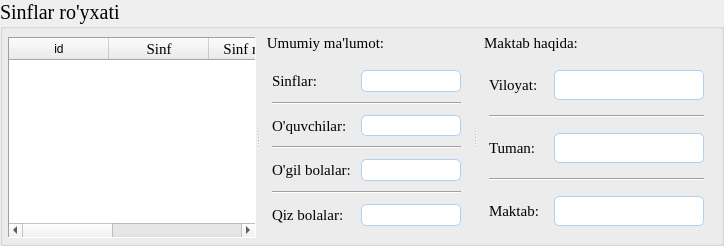
            <widget class="QGroupBox" name="groupBox_2">
             <property name="maximumSize">
              <size>
               <width>16777215</width>
               <height>246</height>
              </size>
             </property>
             <property name="font">
              <font>
               <family>Times New Roman</family>
               <pointsize>15</pointsize>
              </font>
             </property>
             <property name="styleSheet">
              <string notr="true">QGroupBox#groupBox_2{
    margin-top: 1.3em;
 border: 1px solid #7cd0ef;
border-radius: 10px;
background-color: rgb(250, 250, 250);
}

QGroupBox::title#groupBox_2{
subcontrol-position: top center;
subcontrol-origin: margin;
padding: 1px 5px 0 5px;
background-color: rgb(250, 250, 250);
border-radius: 10px;
border: 1px solid #7cd0ef;
border-bottom: none;
border-bottom-left-radius: 5px;
border-bottom-right-radius: 5px;
}
</string>
             </property>
             <property name="title">
              <string>Sinflar ro'yxati</string>
             </property>
             <layout class="QGridLayout" name="gridLayout_5">
              <property name="leftMargin">
               <number>5</number>
              </property>
              <property name="topMargin">
               <number>8</number>
              </property>
              <property name="rightMargin">
               <number>5</number>
              </property>
              <property name="bottomMargin">
               <number>5</number>
              </property>
              <item row="0" column="0">
               <widget class="QSplitter" name="splitter_2">
                <property name="orientation">
                 <enum>Qt::Horizontal</enum>
                </property>
                <widget class="QTableWidget" name="tableWidget_2">
                 <property name="maximumSize">
                  <size>
                   <width>16777215</width>
                   <height>215</height>
                  </size>
                 </property>
                 <property name="font">
                  <font>
                   <family>Times New Roman</family>
                   <pointsize>12</pointsize>
                  </font>
                 </property>
                 <property name="focusPolicy">
                  <enum>Qt::StrongFocus</enum>
                 </property>
                 <property name="autoFillBackground">
                  <bool>false</bool>
                 </property>
                 <property name="styleSheet">
                  <string notr="true"/>
                 </property>
                 <property name="frameShape">
                  <enum>QFrame::Panel</enum>
                 </property>
                 <property name="frameShadow">
                  <enum>QFrame::Sunken</enum>
                 </property>
                 <property name="lineWidth">
                  <number>1</number>
                 </property>
                 <property name="midLineWidth">
                  <number>0</number>
                 </property>
                 <property name="autoScroll">
                  <bool>true</bool>
                 </property>
                 <property name="editTriggers">
                  <set>QAbstractItemView::NoEditTriggers</set>
                 </property>
                 <property name="selectionMode">
                  <enum>QAbstractItemView::SingleSelection</enum>
                 </property>
                 <property name="selectionBehavior">
                  <enum>QAbstractItemView::SelectRows</enum>
                 </property>
                 <property name="verticalScrollMode">
                  <enum>QAbstractItemView::ScrollPerPixel</enum>
                 </property>
                 <property name="horizontalScrollMode">
                  <enum>QAbstractItemView::ScrollPerPixel</enum>
                 </property>
                 <property name="rowCount">
                  <number>0</number>
                 </property>
                 <attribute name="horizontalHeaderHighlightSections">
                  <bool>false</bool>
                 </attribute>
                 <attribute name="horizontalHeaderStretchLastSection">
                  <bool>true</bool>
                 </attribute>
                 <attribute name="verticalHeaderStretchLastSection">
                  <bool>false</bool>
                 </attribute>
                 <column>
                  <property name="text">
                   <string>id</string>
                  </property>
                 </column>
                 <column>
                  <property name="text">
                   <string>Sinf</string>
                  </property>
                  <property name="font">
                   <font>
                    <family>Georgia</family>
                    <pointsize>11</pointsize>
                   </font>
                  </property>
                 </column>
                 <column>
                  <property name="text">
                   <string>Sinf rahbari</string>
                  </property>
                  <property name="font">
                   <font>
                    <family>Georgia</family>
                    <pointsize>11</pointsize>
                   </font>
                  </property>
                 </column>
                 <column>
                  <property name="text">
                   <string>Jami o'quvchilar</string>
                  </property>
                  <property name="font">
                   <font>
                    <family>Georgia</family>
                    <pointsize>11</pointsize>
                   </font>
                  </property>
                 </column>
                 <column>
                  <property name="text">
                   <string>O'g'il bolalar</string>
                  </property>
                  <property name="font">
                   <font>
                    <family>Georgia</family>
                    <pointsize>11</pointsize>
                   </font>
                  </property>
                  <property name="icon">
                   <iconset>
                    <normalon>:/Icons/Icons/male.png</normalon>
                   </iconset>
                  </property>
                 </column>
                 <column>
                  <property name="text">
                   <string>Qiz bolalar</string>
                  </property>
                  <property name="font">
                   <font>
                    <family>Georgia</family>
                    <pointsize>11</pointsize>
                   </font>
                  </property>
                  <property name="icon">
                   <iconset>
                    <normalon>:/Icons/Icons/female.png</normalon>
                   </iconset>
                  </property>
                 </column>
                </widget>
                <widget class="QGroupBox" name="groupBox_3">
                 <property name="maximumSize">
                  <size>
                   <width>218</width>
                   <height>215</height>
                  </size>
                 </property>
                 <property name="font">
                  <font>
                   <family>Georgia</family>
                   <pointsize>11</pointsize>
                  </font>
                 </property>
                 <property name="styleSheet">
                  <string notr="true">QGroupBox{
   margin-top: 0.7em;
border: none;
}
QGroupBox::title{
    top: -3px;
subcontrol-origin: margin;
padding: 0 5px 0 5px;
}</string>
                 </property>
                 <property name="title">
                  <string>Umumiy ma'lumot:</string>
                 </property>
                 <layout class="QGridLayout" name="gridLayout_3">
                  <item row="0" column="0">
                   <layout class="QVBoxLayout" name="verticalLayout_2">
                    <property name="spacing">
                     <number>10</number>
                    </property>
                    <property name="sizeConstraint">
                     <enum>QLayout::SetFixedSize</enum>
                    </property>
                    <item>
                     <layout class="QHBoxLayout" name="horizontalLayout_9">
                      <item>
                       <widget class="QLabel" name="label_7">
                        <property name="font">
                         <font>
                          <family>Georgia</family>
                          <pointsize>11</pointsize>
                         </font>
                        </property>
                        <property name="text">
                         <string>Sinflar:</string>
                        </property>
                       </widget>
                      </item>
                      <item>
                       <widget class="QLineEdit" name="lineEdit_7">
                        <property name="minimumSize">
                         <size>
                          <width>100</width>
                          <height>20</height>
                         </size>
                        </property>
                        <property name="maximumSize">
                         <size>
                          <width>100</width>
                          <height>16777215</height>
                         </size>
                        </property>
                        <property name="font">
                         <font>
                          <family>Arial</family>
                          <pointsize>15</pointsize>
                         </font>
                        </property>
                        <property name="styleSheet">
                         <string notr="true">border-radius: 5px;
border: 1px solid #add1f6;</string>
                        </property>
                        <property name="text">
                         <string/>
                        </property>
                        <property name="alignment">
                         <set>Qt::AlignCenter</set>
                        </property>
                        <property name="readOnly">
                         <bool>true</bool>
                        </property>
                       </widget>
                      </item>
                     </layout>
                    </item>
                    <item>
                     <widget class="Line" name="line_7">
                      <property name="styleSheet">
                       <string notr="true"/>
                      </property>
                      <property name="lineWidth">
                       <number>1</number>
                      </property>
                      <property name="midLineWidth">
                       <number>0</number>
                      </property>
                      <property name="orientation">
                       <enum>Qt::Horizontal</enum>
                      </property>
                     </widget>
                    </item>
                    <item>
                     <layout class="QHBoxLayout" name="horizontalLayout_4">
                      <item>
                       <widget class="QLabel" name="label">
                        <property name="font">
                         <font>
                          <family>Georgia</family>
                          <pointsize>11</pointsize>
                         </font>
                        </property>
                        <property name="text">
                         <string>O'quvchilar:</string>
                        </property>
                       </widget>
                      </item>
                      <item>
                       <widget class="QLineEdit" name="lineEdit_2">
                        <property name="minimumSize">
                         <size>
                          <width>100</width>
                          <height>20</height>
                         </size>
                        </property>
                        <property name="maximumSize">
                         <size>
                          <width>100</width>
                          <height>16777215</height>
                         </size>
                        </property>
                        <property name="font">
                         <font>
                          <family>Arial</family>
                          <pointsize>15</pointsize>
                         </font>
                        </property>
                        <property name="styleSheet">
                         <string notr="true">border-radius: 5px;
border: 1px solid #add1f6;</string>
                        </property>
                        <property name="text">
                         <string/>
                        </property>
                        <property name="alignment">
                         <set>Qt::AlignCenter</set>
                        </property>
                        <property name="readOnly">
                         <bool>true</bool>
                        </property>
                       </widget>
                      </item>
                     </layout>
                    </item>
                    <item>
                     <widget class="Line" name="line">
                      <property name="orientation">
                       <enum>Qt::Horizontal</enum>
                      </property>
                     </widget>
                    </item>
                    <item>
                     <layout class="QHBoxLayout" name="horizontalLayout_5">
                      <item>
                       <widget class="QLabel" name="label_2">
                        <property name="font">
                         <font>
                          <family>Georgia</family>
                          <pointsize>11</pointsize>
                         </font>
                        </property>
                        <property name="text">
                         <string>O'gil bolalar:</string>
                        </property>
                       </widget>
                      </item>
                      <item>
                       <widget class="QLineEdit" name="lineEdit_3">
                        <property name="minimumSize">
                         <size>
                          <width>100</width>
                          <height>20</height>
                         </size>
                        </property>
                        <property name="maximumSize">
                         <size>
                          <width>100</width>
                          <height>16777215</height>
                         </size>
                        </property>
                        <property name="font">
                         <font>
                          <family>Arial</family>
                          <pointsize>15</pointsize>
                         </font>
                        </property>
                        <property name="styleSheet">
                         <string notr="true">border-radius: 5px;
border: 1px solid #add1f6;</string>
                        </property>
                        <property name="text">
                         <string/>
                        </property>
                        <property name="alignment">
                         <set>Qt::AlignCenter</set>
                        </property>
                        <property name="readOnly">
                         <bool>true</bool>
                        </property>
                       </widget>
                      </item>
                     </layout>
                    </item>
                    <item>
                     <widget class="Line" name="line_2">
                      <property name="orientation">
                       <enum>Qt::Horizontal</enum>
                      </property>
                     </widget>
                    </item>
                    <item>
                     <layout class="QHBoxLayout" name="horizontalLayout_6">
                      <item>
                       <widget class="QLabel" name="label_3">
                        <property name="font">
                         <font>
                          <family>Georgia</family>
                          <pointsize>11</pointsize>
                         </font>
                        </property>
                        <property name="text">
                         <string>Qiz bolalar:</string>
                        </property>
                       </widget>
                      </item>
                      <item>
                       <widget class="QLineEdit" name="lineEdit_4">
                        <property name="minimumSize">
                         <size>
                          <width>100</width>
                          <height>20</height>
                         </size>
                        </property>
                        <property name="maximumSize">
                         <size>
                          <width>100</width>
                          <height>16777215</height>
                         </size>
                        </property>
                        <property name="font">
                         <font>
                          <family>Arial</family>
                          <pointsize>15</pointsize>
                         </font>
                        </property>
                        <property name="styleSheet">
                         <string notr="true">border-radius: 5px;
border: 1px solid #add1f6;</string>
                        </property>
                        <property name="text">
                         <string/>
                        </property>
                        <property name="alignment">
                         <set>Qt::AlignCenter</set>
                        </property>
                        <property name="readOnly">
                         <bool>true</bool>
                        </property>
                       </widget>
                      </item>
                     </layout>
                    </item>
                   </layout>
                  </item>
                 </layout>
                </widget>
                <widget class="QGroupBox" name="groupBox_5">
                 <property name="maximumSize">
                  <size>
                   <width>240</width>
                   <height>215</height>
                  </size>
                 </property>
                 <property name="font">
                  <font>
                   <family>Georgia</family>
                   <pointsize>11</pointsize>
                  </font>
                 </property>
                 <property name="styleSheet">
                  <string notr="true">QGroupBox{
   margin-top: 0.7em;
border: none;
}
QGroupBox::title{
    top: -3px;
subcontrol-origin: margin;
padding: 0 5px 0 5px;
}</string>
                 </property>
                 <property name="title">
                  <string>Maktab haqida:</string>
                 </property>
                 <layout class="QGridLayout" name="gridLayout_9">
                  <item row="0" column="0">
                   <layout class="QVBoxLayout" name="verticalLayout_4">
                    <property name="spacing">
                     <number>15</number>
                    </property>
                    <item>
                     <layout class="QHBoxLayout" name="horizontalLayout_10">
                      <item>
                       <widget class="QLabel" name="label_8">
                        <property name="font">
                         <font>
                          <family>Georgia</family>
                          <pointsize>11</pointsize>
                         </font>
                        </property>
                        <property name="text">
                         <string>Viloyat:</string>
                        </property>
                       </widget>
                      </item>
                      <item>
                       <widget class="QLineEdit" name="lineEdit_8">
                        <property name="minimumSize">
                         <size>
                          <width>150</width>
                          <height>30</height>
                         </size>
                        </property>
                        <property name="maximumSize">
                         <size>
                          <width>100</width>
                          <height>16777215</height>
                         </size>
                        </property>
                        <property name="font">
                         <font>
                          <family>Times New Roman</family>
                          <pointsize>14</pointsize>
                         </font>
                        </property>
                        <property name="styleSheet">
                         <string notr="true">QLineEdit{border-radius: 5px;
border: 1px solid #add1f6;
}
QLineEdit:hover{
border-color: rgb(90, 170, 255);
}</string>
                        </property>
                        <property name="text">
                         <string/>
                        </property>
                        <property name="readOnly">
                         <bool>false</bool>
                        </property>
                       </widget>
                      </item>
                     </layout>
                    </item>
                    <item>
                     <widget class="Line" name="line_6">
                      <property name="orientation">
                       <enum>Qt::Horizontal</enum>
                      </property>
                     </widget>
                    </item>
                    <item>
                     <layout class="QHBoxLayout" name="horizontalLayout_7">
                      <item>
                       <widget class="QLabel" name="label_5">
                        <property name="font">
                         <font>
                          <family>Georgia</family>
                          <pointsize>11</pointsize>
                         </font>
                        </property>
                        <property name="text">
                         <string>Tuman:</string>
                        </property>
                       </widget>
                      </item>
                      <item>
                       <widget class="QLineEdit" name="lineEdit_5">
                        <property name="minimumSize">
                         <size>
                          <width>150</width>
                          <height>30</height>
                         </size>
                        </property>
                        <property name="maximumSize">
                         <size>
                          <width>100</width>
                          <height>16777215</height>
                         </size>
                        </property>
                        <property name="font">
                         <font>
                          <family>Times New Roman</family>
                          <pointsize>14</pointsize>
                         </font>
                        </property>
                        <property name="styleSheet">
                         <string notr="true">QLineEdit{border-radius: 5px;
border: 1px solid #add1f6;
}
QLineEdit:hover{
border-color: rgb(90, 170, 255);
}</string>
                        </property>
                        <property name="text">
                         <string/>
                        </property>
                        <property name="readOnly">
                         <bool>false</bool>
                        </property>
                       </widget>
                      </item>
                     </layout>
                    </item>
                    <item>
                     <widget class="Line" name="line_4">
                      <property name="orientation">
                       <enum>Qt::Horizontal</enum>
                      </property>
                     </widget>
                    </item>
                    <item>
                     <layout class="QHBoxLayout" name="horizontalLayout_8">
                      <item>
                       <widget class="QLabel" name="label_6">
                        <property name="font">
                         <font>
                          <family>Georgia</family>
                          <pointsize>11</pointsize>
                         </font>
                        </property>
                        <property name="text">
                         <string>Maktab:</string>
                        </property>
                       </widget>
                      </item>
                      <item>
                       <widget class="QLineEdit" name="lineEdit_6">
                        <property name="minimumSize">
                         <size>
                          <width>150</width>
                          <height>30</height>
                         </size>
                        </property>
                        <property name="maximumSize">
                         <size>
                          <width>100</width>
                          <height>16777215</height>
                         </size>
                        </property>
                        <property name="font">
                         <font>
                          <family>Times New Roman</family>
                          <pointsize>14</pointsize>
                         </font>
                        </property>
                        <property name="styleSheet">
                         <string notr="true">QLineEdit{border-radius: 5px;
border: 1px solid #add1f6;
}
QLineEdit:hover{
border-color: rgb(90, 170, 255);
}</string>
                        </property>
                        <property name="text">
                         <string/>
                        </property>
                        <property name="readOnly">
                         <bool>false</bool>
                        </property>
                       </widget>
                      </item>
                     </layout>
                    </item>
                   </layout>
                  </item>
                 </layout>
                </widget>
               </widget>
              </item>
             </layout>
            </widget>
